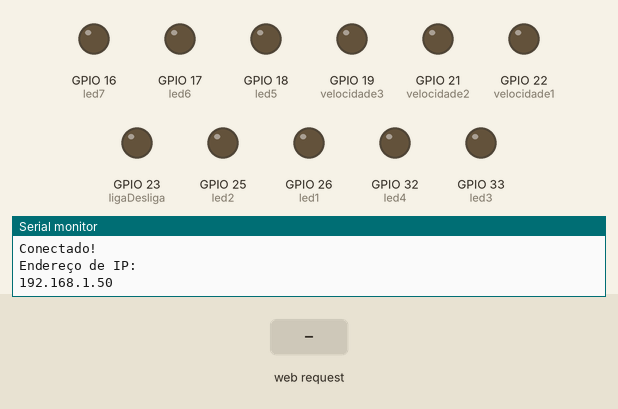
Bench run of a sketch on a simulated ESP32. Parts: output pins drawn as LEDs (lit = HIGH), the last lines printed to the serial monitor. The test bench sets the inputs (shaded band). WiFi joins after 1.5 s; servers stay silent unless stated.

Above: at 2.7 s.
2.8 s: HTTP request GET /ligar received
At 3.4 s:
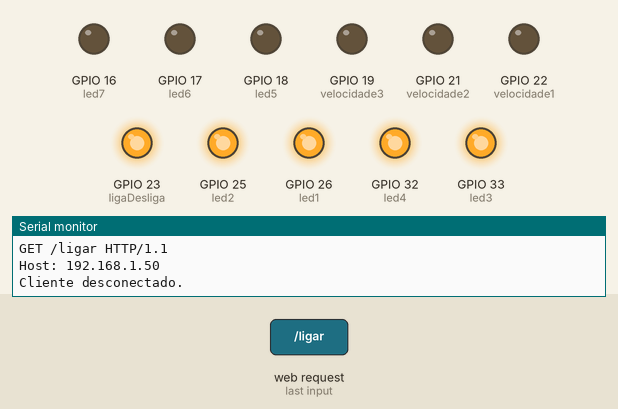
4.3 s: HTTP request GET /v1 received
At 5.5 s:
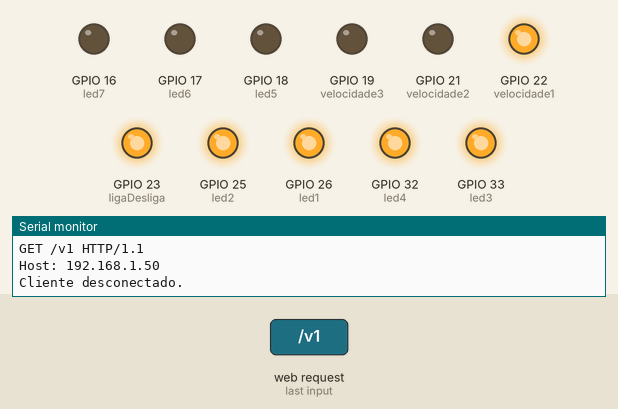
5.8 s: HTTP request GET /mais received
At 6.9 s:
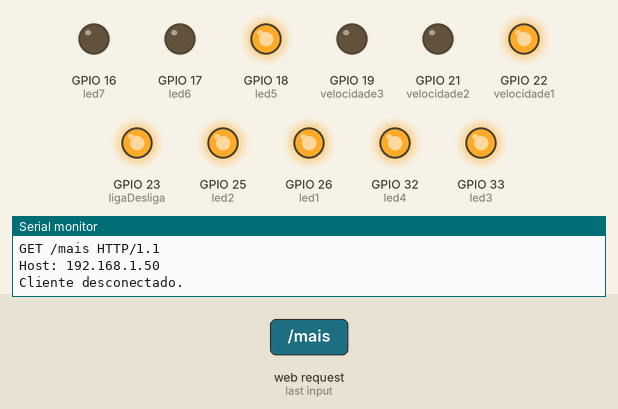
7.3 s: HTTP request GET /v2 received
At 8.0 s:
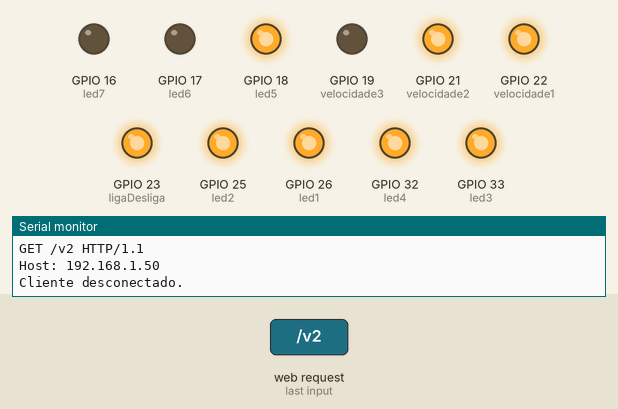
8.8 s: HTTP request GET /menos received
At 9.2 s:
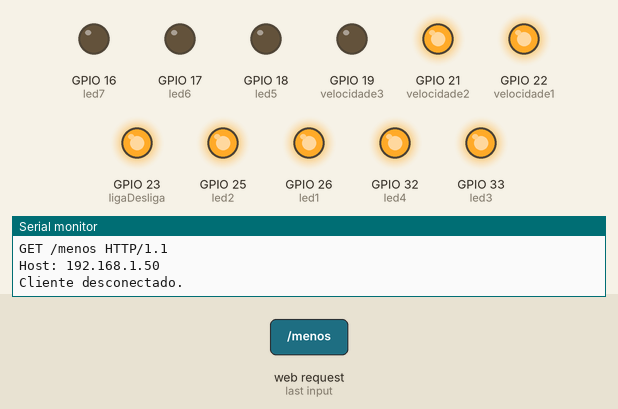
10.3 s: HTTP request GET /v3 received
At 11.5 s:
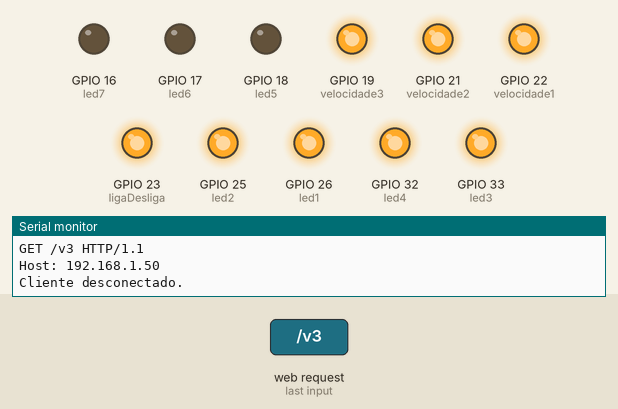
Timing chart, 0 to 12.8 s (numbered marks = the images above; inputs shaded):
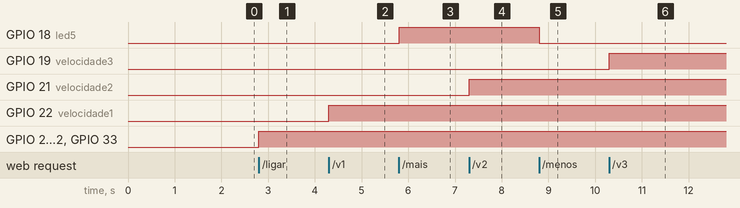

Measured:
- after the input at 2.8 s, GPIO 23 (ligaDesliga), GPIO 25 (led2), GPIO 26 (led1), GPIO 32 (led4), GPIO 33 (led3): LOW → HIGH at once
- after the input at 4.3 s, GPIO 22 (velocidade1): LOW → HIGH at once
- after the input at 5.8 s, GPIO 18 (led5): LOW → HIGH at once
- after the input at 7.3 s, GPIO 21 (velocidade2): LOW → HIGH at once
- after the input at 8.8 s, GPIO 18 (led5): HIGH → LOW at once
- after the input at 10.3 s, GPIO 19 (velocidade3): LOW → HIGH at once

The sketch:

index2.ino
```cpp
/*
    <!--
    Um botão de ligar
    Um botão de desligar
    Um botão para aumentar a temperatura
    Um botão para diminuir a temperatura
    Um botão para velocidade 01
    Um botão para velocidade 02
    Um botão para velocidade 03
-->
*/

#include <WiFi.h>

#define ligaDesliga 23
#define velocidade1 22
#define velocidade2 21
#define velocidade3 19

const char *ssid = "ssid_rede";
const char *password = "password";

WiFiServer server(80);

bool ligaDesliga_stats = 0;
bool velocidade1_stats = 0;
bool velocidade2_stats = 0;
bool velocidade3_stats = 0;

int contador = 4;
int led1 = 26, led2 = 25, led3 = 33, led4 = 32, led5 = 18, led6 = 17, led7 = 16;

void setup() {
    Serial.begin(115200);
    pinMode(ligaDesliga, OUTPUT);
    pinMode(velocidade1, OUTPUT);
    pinMode(velocidade2, OUTPUT);
    pinMode(velocidade3, OUTPUT);

    //*****************
    pinMode(led1, OUTPUT);
    pinMode(led2, OUTPUT);
    pinMode(led3, OUTPUT);
    pinMode(led4, OUTPUT);
    pinMode(led5, OUTPUT);
    pinMode(led6, OUTPUT);
    pinMode(led7, OUTPUT);
    //*****************

    delay(10);

    Serial.println();
    Serial.println("Conectando a:");
    Serial.println(ssid);

    WiFi.begin(ssid, password);

    while (WiFi.status() != WL_CONNECTED){
        delay(500);
        Serial.println(".");
    }

    Serial.println("");
    Serial.println("Conectado!");
    Serial.println("Endereço de IP: ");
    Serial.println(WiFi.localIP());

    server.begin();
}

void loop() {
 WiFiClient client = server.available();   // listen for incoming clients

  if (client) {                             // if you get a client,
    Serial.println("New Client.");           // print a message out the serial port
    String currentLine = "";                // make a String to hold incoming data from the client
    while (client.connected()) {            // loop while the client's connected
        if (client.available()) {             // if there's bytes to read from the client,
            char c = client.read();             // read a byte, then
            Serial.write(c);                    // print it out the serial monitor
            if (c == '\n') {                    // if the byte is a newline character
                // if the current line is blank, you got two newline characters in a row.
                // that's the end of the client HTTP request, so send a response:
                if (currentLine.length() == 0) {
                    // HTTP headers always start with a response code (e.g. HTTP/1.1 200 OK)
                    // and a content-type so the client knows what's coming, then a blank line:
                    client.println("HTTP/1.1 200 OK");
                    client.println("Content-type:text/html");
                    client.println();

                // configuração de estilo do site
                    client.print("<style type=\"text/css\"> body{background: #cccccc;font-family: Arial, Helvetica, sans-serif;}.estrutura {padding-top: 20px;}.estruturaControle {max-width: 250px;max-height: 500px;height: 500px;margin: 0 auto;background-color: #FFF;box-shadow: 0px 0px 10px #2e2e2e;border-radius: 5px;}.display {background-color: #a83737;height: 200px;}.wrapper-ligaDesliga {background-color: #1671bd;height: 80px;}.temperatura{background-color: #e7098b;height: 80px;}.velocidades{display: block;background-color: #062136;height: 140px;}.radio{pointer-events: none;}");
                // o conteúdo do cabeçalho HTTP
                    client.print("<div class=\"estrutura\">");
                    client.print("<div class=\"estruturaControle\">");
                    client.print("<div class=\"display\">");
                    client.print("a");
                    client.print("</div>");
                    client.print("<div class=\"wrapper-ligaDesliga\">");
                    client.print("<a href=\"/ligar\">Ligar/Desligar</a></br>");
                    client.print("</div>");
                    client.print("<div class=\"temperatura\">");
                    client.print("<a href=\"/mais\">Aumentar Temperatura</a></br>");
                    client.print("<a href=\"/menos\">Diminuir Temperatura</a></br>");
                    client.print("</div>");
                    client.print("<div class=\"velocidades\">");
                    client.print("<a href=\"/v1\">");
                    client.print("<input class=\"radio\" type=\"radio\" name=\"radio\" id=\"radio1\">");
                    client.print("<label for=\"radio1\">Velocidade 01</label>");
                    client.print("</br>");
                    client.print("</a>");
                    client.print("<a href=\"/v2\">");
                    client.print("<input class=\"radio\" type=\"radio\" name=\"radio\" id=\"radio2\">");
                    client.print("<label for=\"radio2\">Velocidade 02</label>");
                    client.print("</br>");
                    client.print("</a>");
                    client.print("<a href=\"/v3\">");
                    client.print("<input class=\"radio\" type=\"radio\" name=\"radio\" id=\"radio3\">");
                    client.print("<label for=\"radio3\">Velocidade 03</label>");
                    client.print("</a>");
                    client.print("</div>");
                    client.print("</div>");
                    client.print("</div>");

                    // A resposta HTTP termina com outra linha em branco:
                    client.println();
                    // break out of the while loop:
                    break;
                } else {    // if you got a newline, then clear currentLine:
                currentLine = "";
                }
                } else if (c != '\r') {  // if you got anything else but a carriage return character,
                currentLine += c;      // add it to the end of the currentLine
                }

                if (currentLine.endsWith("GET /ligar")) {
                if (ligaDesliga_stats == LOW) {
                digitalWrite(ligaDesliga, HIGH);
                ligaDesliga_stats = HIGH;
                } else {
                digitalWrite(ligaDesliga, LOW);
                ligaDesliga_stats = LOW;
                }
                }

                if (currentLine.endsWith("GET /v1")) {
                if (velocidade1_stats == LOW) {
                digitalWrite(velocidade1, HIGH);
                velocidade1_stats = HIGH;
                } else {
                digitalWrite(velocidade1, LOW);
                velocidade1_stats = LOW;
                }
                }

                if (currentLine.endsWith("GET /v2")) {
                if (velocidade2_stats == LOW) {
                digitalWrite(velocidade2, HIGH);
                velocidade2_stats = HIGH;
                } else {
                digitalWrite(velocidade2, LOW);
                velocidade2_stats = LOW;
                }
                }

                if (currentLine.endsWith("GET /v3")) {
                if (velocidade3_stats == LOW) {
                digitalWrite(velocidade3, HIGH);
                velocidade3_stats = HIGH;
                } else {
                digitalWrite(velocidade3, LOW);
                velocidade3_stats = LOW;
                }
                }

                // **************

                if (currentLine.endsWith("GET /mais")) {
                    contador++;
                }
                if (currentLine.endsWith("GET /menos")) {
                    contador--;
                }

                if (contador == 1)
                {
                    digitalWrite(led1, HIGH);
                    digitalWrite(led2, LOW);
                    digitalWrite(led3, LOW);
                    digitalWrite(led4, LOW);
                    digitalWrite(led5, LOW);
                    digitalWrite(led6, LOW);
                    digitalWrite(led7, LOW);
                }

                if (contador == 2)
                {
                    digitalWrite(led1, HIGH);
                    digitalWrite(led2, HIGH);
                    digitalWrite(led3, LOW);
                    digitalWrite(led4, LOW);
                    digitalWrite(led5, LOW);
                    digitalWrite(led6, LOW);
                    digitalWrite(led7, LOW);
                }

                if (contador == 3)
                {
                    digitalWrite(led1, HIGH);
                    digitalWrite(led2, HIGH);
                    digitalWrite(led3, HIGH);
                    digitalWrite(led4, LOW);
                    digitalWrite(led5, LOW);
                    digitalWrite(led6, LOW);
                    digitalWrite(led7, LOW);
                }

                if (contador == 4)
                {
                    digitalWrite(led1, HIGH);
                    digitalWrite(led2, HIGH);
                    digitalWrite(led3, HIGH);
                    digitalWrite(led4, HIGH);
                    digitalWrite(led5, LOW);
                    digitalWrite(led6, LOW);
                    digitalWrite(led7, LOW);
                }

                if (contador == 5)
                {
                    digitalWrite(led1, HIGH);
                    digitalWrite(led2, HIGH);
                    digitalWrite(led3, HIGH);
                    digitalWrite(led4, HIGH);
                    digitalWrite(led5, HIGH);
                    digitalWrite(led6, LOW);
                    digitalWrite(led7, LOW);
                }

                if (contador == 6)
                {
                    digitalWrite(led1, HIGH);
                    digitalWrite(led2, HIGH);
                    digitalWrite(led3, HIGH);
                    digitalWrite(led4, HIGH);
                    digitalWrite(led5, HIGH);
                    digitalWrite(led6, HIGH);
                    digitalWrite(led7, LOW);
                }

                if (contador == 7)
                {
                    digitalWrite(led1, HIGH);
                    digitalWrite(led2, HIGH);
                    digitalWrite(led3, HIGH);
                    digitalWrite(led4, HIGH);
                    digitalWrite(led5, HIGH);
                    digitalWrite(led6, HIGH);
                    digitalWrite(led7, HIGH);
                }
                //***************
            }
        }
    // termina a conexão com o cliente
    client.stop();
    Serial.println("Cliente desconectado.");
    }
}
```
